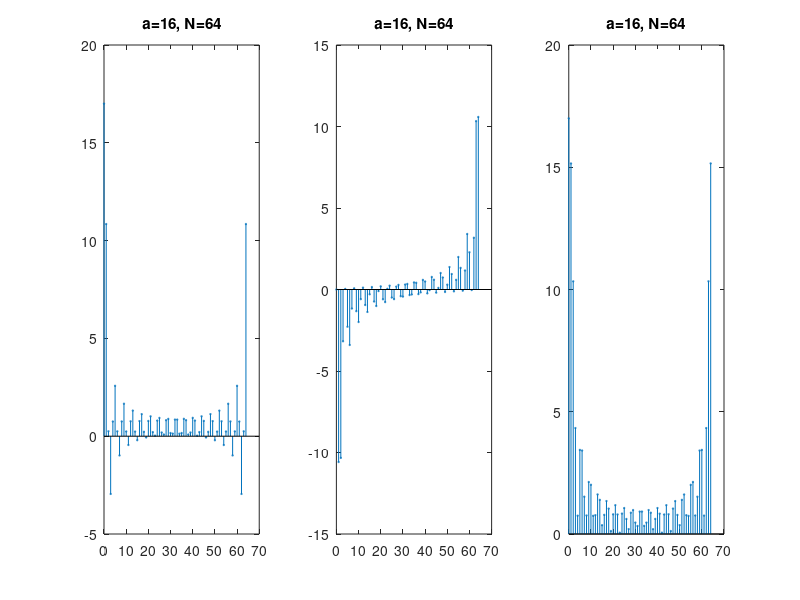

The MATLAB source for this figure:
t = 0:1:64;
x= 1.*((t>=0)-(t>16))+0.*((t>=16)-(t>64));

xfft = fft(x);

x1 = abs(xfft);
x2 = real(xfft);
x3 = imag(xfft);


figure;
subplot(1,3,1);
stem(t,x2,'MarkerSize',1)
title("a=16, N=64");
subplot(1,3,2);
stem(t,x3,'MarkerSize',1)
title("a=16, N=64");
subplot(1,3,3);
stem(t,x1,'MarkerSize',1)
title("a=16, N=64");